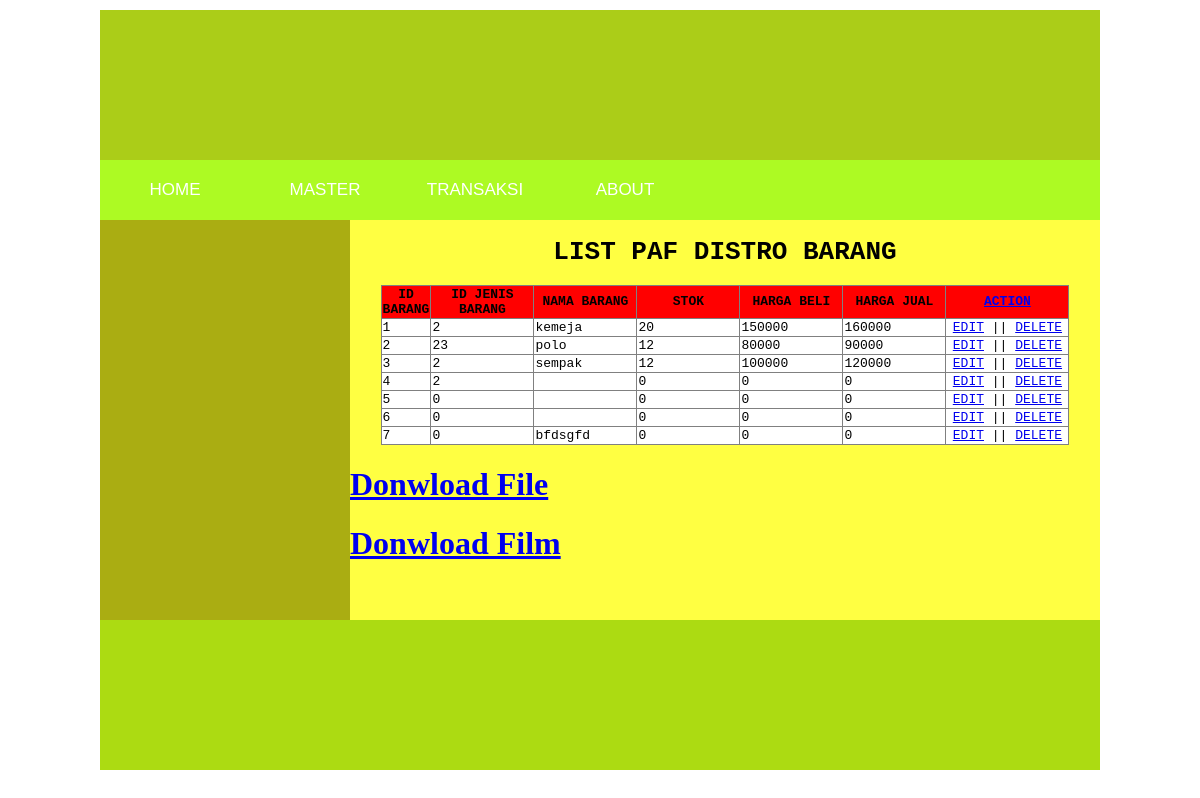
The page / on the database its author committed.
### tables this page shows
CREATE TABLE `barang` (
  `id_barang` int(11) NOT NULL,
  `id_jenis_barang` int(11) NOT NULL,
  `nama_barang` varchar(50) DEFAULT NULL,
  `stok` int(11) DEFAULT NULL,
  `harga_beli` double DEFAULT NULL,
  `harga_jual` double DEFAULT NULL
);

### application/controllers/controller_barang.php (called while the page is built, shortened)
<?php
class controller_barang extends CI_Controller {
	public function __construct(){
		$this->load->helper(array('url','download'));
	}
	public function index(){
		$data_barang = $this->model_barang->get_barang();
		$this->load->view('view_barang', array('data_barang' =>$data_barang));
	}
}

### index.php (called while the page is built, shortened)
<?php
require_once BASEPATH.'core/CodeIgniter.php';

### application/models/model_barang.php (called while the page is built, shortened)
<?php
class model_barang extends CI_Model {
	public function get_barang($where = ""){
		$data_barang = $this->db->query("select * from barang ".$where);
		return $data_barang->result_array();
	}
}

### application/views/view_barang.php (the view, shortened to what this page needs)
<!DOCTYPE html>
<html>
	<head>
		<link rel="stylesheet" type="text/css" href="<?php echo base_url(). "css/main_user.css"; ?>">
	</head>
	<body>
		<div id="container">
			<div id="header">
			</div>
			<div id="menu">
				<ul>
					<li><a href="#">HOME</a></li>
					<li><a href="#">MASTER</a>
						</li>
					<li><a href="#">TRANSAKSI</a></li>
					<li><a href="#">ABOUT</a></li>
				</ul>
			</div>
			<div id="sidebar">
			</div>
			<div id="content">
				<table border="1" align="center" style="border-collapse: collapse; font-family: monospace;">
				<h1 align="center" style="font-family: monospace;">LIST PAF DISTRO BARANG </h1>
					<form>
						<tr style="background-color: red">
							<th width="5">ID BARANG</th>
							<th width="100">ID JENIS BARANG</th>
							<th width="100">NAMA BARANG</th>
							<th width="100">STOK</th>
							<th width="100">HARGA BELI</th>
							<th width="100">HARGA JUAL</th>
							<th width="120">
								<a href="<?php echo base_url(). "index.php/controller_barang/add_data";  ?>">ACTION</a>
							</th>
						</tr>
							<?php $i=1; foreach ($data_barang as $d){ ?>
								<tr style="background-color: white">
									<td> <?php echo $i; ?> </td>
									<td> <?php echo $d['id_jenis_barang']; ?> </td>
									<td> <?php echo $d['nama_barang']; ?> </td>
									<td> <?php echo $d['stok']; ?> </td>
									<td> <?php echo $d['harga_beli']; ?> </td>
									<td> <?php echo $d['harga_jual']; ?> </td>
									<td align="center">
										<a href="<?php echo base_url(). "index.php/controller_barang/edit_data/".$d['id_barang']; ?>">EDIT</a> ||
										<a href="<?php echo base_url(). "index.php/controller_barang/do_delete/".$d['id_barang']; ?>">DELETE</a>
									</td>
								</tr>
							<?php $i++; } ?>
					</form>
				</table>
				<a href="<?php echo base_url(). "index.php/controller_barang/download_barang"; ?>"><h1>Donwload File</h1></a>
				<a href="<?php echo base_url(). "index.php/controller_barang/download_barang"; ?>"><h1>Donwload Film</h1></a>
			</div>
			<div id="footer"></div>
		</div>
	</body>
</html>

### css/main_user.css (style rules this page uses)
#container { width: 1000px; height: auto; margin-left: auto; margin-right: auto; margin-top: 10px; margin-bottom: 20px; }
#header { height: 150px; background-color: #abcd18; }
#menu { height: 60px; background-color: #adfa23; }
#menu ul { margin: 0px; padding: 0px; }
#menu li { list-style-type: none; float: left; display: block; width: 150px; height: 60px; text-align: center; line-height: 60px; font-family: tahoma, sans-serif; font-size: 17px; }
#menu li a { text-decoration: none; color: #fff; }
#sidebar { width: 250px; height: 400px; background-color: #aaad12; float: left; }
#content { width: 750px; height: 400px; background-color: #ffff42; float: right; }
#footer { height: 150px; background-color: #acdb12; clear: both; }

### application/views/view_barang.php (style rules this page uses)
body { margin-left: 0px; margin-right: 0px; margin-top: 0px; margin-bottom: 0px; }

### rows shown on the page
barang: id_jenis_barang "2", nama_barang "kemeja", stok "20", harga_beli "150000", harga_jual "160000"
barang: id_jenis_barang "23", nama_barang "polo", stok "12", harga_beli "80000", harga_jual "90000"
barang: id_jenis_barang "2", nama_barang "sempak", stok "12", harga_beli "100000", harga_jual "120000"
barang: id_jenis_barang "2", stok "0", harga_beli "0", harga_jual "0"
barang: id_jenis_barang "0", stok "0", harga_beli "0", harga_jual "0"
barang: id_jenis_barang "0", stok "0", harga_beli "0", harga_jual "0"
barang: id_jenis_barang "0", nama_barang "bfdsgfd", stok "0", harga_beli "0", harga_jual "0"
